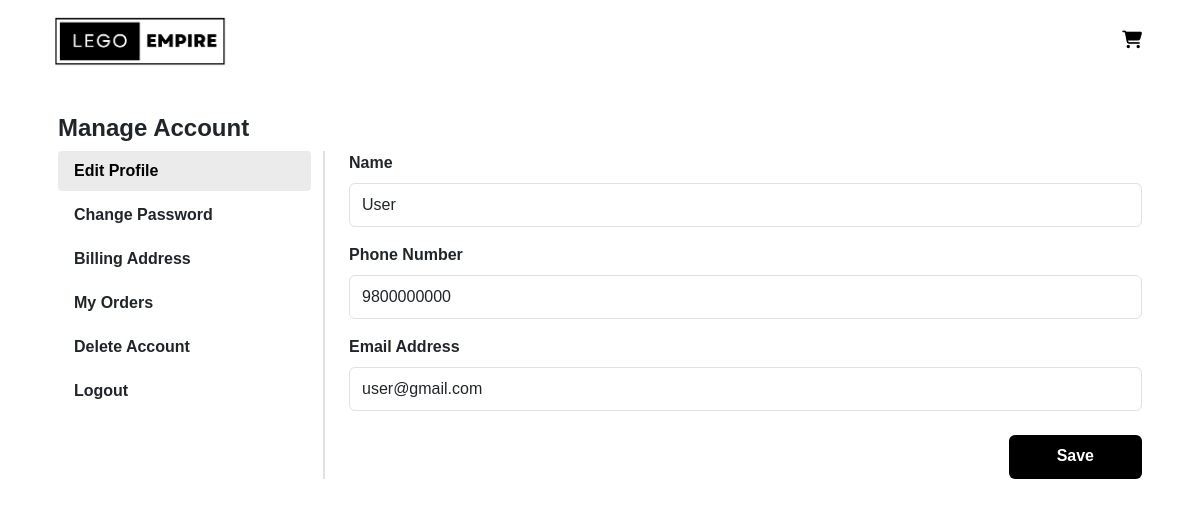
Screenshot of /php/user/account.php (signed in) with the database file from the repository.
### tables this page shows
CREATE TABLE `profile_data` (
  `userId` int(11) NOT NULL,
  `name` varchar(55) NOT NULL,
  `phone` bigint(20) NOT NULL,
  `email` varchar(55) NOT NULL,
  `landmark` varchar(100) NOT NULL,
  `address` varchar(100) NOT NULL,
  `area` varchar(100) NOT NULL,
  `city` varchar(100) NOT NULL,
  `province` varchar(100) NOT NULL
);

### php/user/account.php (the view, shortened to what this page needs)
<?php
    include '../connect.php';
    if(isset($_SESSION['userId'])){
        $userId = $_SESSION['userId'];
    }
?>
<!DOCTYPE html>
<html lang="en">
<head>
    <link href="https://cdn.jsdelivr.net/npm/bootstrap@5.3.1/dist/css/bootstrap.min.css" rel="stylesheet">
    <link href="https://fonts.cdnfonts.com/css/louis-george-cafe" rel="stylesheet">
    <link rel="stylesheet" href="../../css/user.css">
</head>
<body>
    <div class="container">
        <nav class="navbar navbar-expand-lg sticky-top">
            <div class="container">
                <a class="navbar-brand" href="userpage.php">
                    <img src="../../images/logo.png" alt="The Lego Empire" width="175">
                </a>
                <div class="collapse navbar-collapse" id="navbarNav">
                    <ul class="navbar-nav ms-auto">
                        <li class="nav-item">
                            <a href="cart.php" class="nav-link pe-1">
                                <i class="fa-solid fa-cart-shopping" style="color: #000000; font-size: 1.1rem;"></i>
                            </a>
                        </li>
                    </ul>
                </div>
            </div>
        </nav>
        <div class="mt-3">
            <div class="account-content p-3">
                <h4 class="fw-bold">Manage Account</h4>
                <div class="row">
                    <div class="col-3">
                        <div class="list-group" id="list-tab" role="tablist">
                            <a href="#list-profile" class="list-group-item list-group-item-action border-0 rounded-1 mb-1 fw-bold active" id="list-profile-list" data-bs-toggle="list" role="tab" aria-controls="list-profile">Edit Profile</a>
                            <a href="#list-password" class="list-group-item list-group-item-action border-0 rounded-1 mb-1 fw-bold" id="list-password-list" data-bs-toggle="list" role="tab" aria-controls="list-password">Change Password</a>
                            <a href="#list-billing" class="list-group-item list-group-item-action border-0 rounded-1 mb-1 fw-bold" id="list-billing-list" data-bs-toggle="list" role="tab" aria-controls="list-billing">Billing Address</a>
                            <a href="#list-order" class="list-group-item list-group-item-action border-0 rounded-1 mb-1 fw-bold" id="list-order-list" data-bs-toggle="list" role="tab" aria-controls="list-order">My Orders</a>
                            <a class="list-group-item list-group-item-action border-0 rounded-1 mb-1 fw-bold" data-bs-toggle="modal" data-bs-target="#deleteConfirmationModal" style="cursor: pointer;">Delete Account</a>
                            <a class="list-group-item list-group-item-action border-0 rounded-1 mb-1 fw-bold" data-bs-toggle="modal" data-bs-target="#logoutConfirmationModal" style="cursor: pointer;">Logout</a>
                        </div>
                    </div>
                    <div class="col border-start border-2 ps-4">
                        <div class="tab-content" id="nav-tabContent">
                            <div class="tab-pane fade show active" id="list-profile" role="tabpanel" aria-labelledby="list-profile-list">
                                <div class="update-content-container" id="update">
                                    <?php
                                        $sql = "SELECT * FROM profile_data WHERE userId = :userId";
                                        $stmt = $conn->prepare($sql);
                                        $stmt ->bindParam(':userId', $userId);
                                        $stmt ->execute();
                                        $result = $stmt->fetch(PDO::FETCH_ASSOC);
                                    ?>
                                    <form action="" method="POST" class="form">
                                        <div class="mb-3">
                                            <label for="name" class="form-label fw-bold">Name</label>
                                            <input type="text" class="form-control" name="name" placeholder="Enter name" id="name" value="<?php echo $result['name'] ?>">
                                        </div>
                                        <div class="mb-3">
                                            <label for="phone" class="form-label fw-bold">Phone Number</label>
                                            <input type="number" class="form-control" name="phone" placeholder="Enter phone number" id="phone" value="<?php echo $result['phone'] ?>">
                                        </div>
                                        <div class="mb-4">
                                            <label for="email" class="form-label fw-bold">Email Address</label>
                                            <input type="email" class="form-control" name="email" placeholder="Enter email address" id="email" value="<?php echo $result['email'] ?>">
                                        </div>
                                        <div class="d-flex justify-content-end">
                                            <button type="submit" class="btn pt-1 px-5 fw-bold" name="update-submit" id="update-submit" value="Update" style="border: none; background-color: black; color: white;">Save</button>
                                        </div>
                                    </form>
                                </div>
                            </div>
                        </div>
                    </div>
                </div>
            </div>
        </div>
    </div>
</body>
</html>

### css/user.css (style rules this page uses)
.sticky-top { background-color: white; }
.account-content .list-group .active { background-color: rgb(235, 235, 235); color: black; }
.update-content-container .form-control, .update-content-container button, .update-content-container select, .update-content-container option { height: 5.5vh; }

### css/homepage.css (style rules this page uses)
* { margin: 0; padding: 0; box-sizing: border-box; font-family: 'Louis George Café', sans-serif; }
html { scroll-behavior: smooth; }
.navbar-brand { font-size: 1.7rem; font-weight: 500; }
.show { opacity: 1; pointer-events: auto; }

### rows the page displays
profile_data: name "User", phone "9800000000", email "user@gmail.com"
